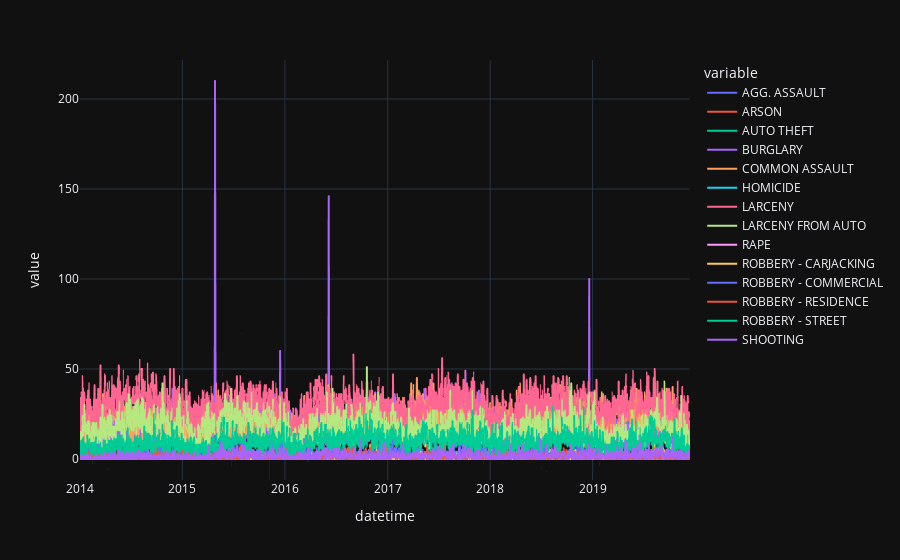

Notebook code for this chart:
### Code cell
fig = px.line(df,x='datetime',y=plot_cols,
             template='plotly_dark')
fig

### Figure 1 — Plotly figure (JSON) as saved in the notebook; plotly's stock layout.template omitted (floating-point values rounded to 4 significant figures; data arrays with more than 128 entries replaced by an {"elided": "..."} marker saying what was removed)
{"data": [{"hovertemplate": "variable=AGG. ASSAULT<br>datetime=%{x}<br>value=%{y}<extra></extra>", "legendgroup": "AGG. ASSAULT", "line": {"color": "#636efa", "dash": "solid"}, "mode": "lines", "name": "AGG. ASSAULT", "showlegend": true, "type": "scattergl", "x": {"elided": "2174 str values"}, "xaxis": "x", "y": {"elided": "2174 int values"}, "yaxis": "y"}, {"hovertemplate": "variable=ARSON<br>datetime=%{x}<br>value=%{y}<extra></extra>", "legendgroup": "ARSON", "line": {"color": "#EF553B", "dash": "solid"}, "mode": "lines", "name": "ARSON", "showlegend": true, "type": "scattergl", "x": {"elided": "2174 str values"}, "xaxis": "x", "y": {"elided": "2174 int values"}, "yaxis": "y"}, {"hovertemplate": "variable=AUTO THEFT<br>datetime=%{x}<br>value=%{y}<extra></extra>", "legendgroup": "AUTO THEFT", "line": {"color": "#00cc96", "dash": "solid"}, "mode": "lines", "name": "AUTO THEFT", "showlegend": true, "type": "scattergl", "x": {"elided": "2174 str values"}, "xaxis": "x", "y": {"elided": "2174 int values"}, "yaxis": "y"}, {"hovertemplate": "variable=BURGLARY<br>datetime=%{x}<br>value=%{y}<extra></extra>", "legendgroup": "BURGLARY", "line": {"color": "#ab63fa", "dash": "solid"}, "mode": "lines", "name": "BURGLARY", "showlegend": true, "type": "scattergl", "x": {"elided": "2174 str values"}, "xaxis": "x", "y": {"elided": "2174 int values"}, "yaxis": "y"}, {"hovertemplate": "variable=COMMON ASSAULT<br>datetime=%{x}<br>value=%{y}<extra></extra>", "legendgroup": "COMMON ASSAULT", "line": {"color": "#FFA15A", "dash": "solid"}, "mode": "lines", "name": "COMMON ASSAULT", "showlegend": true, "type": "scattergl", "x": {"elided": "2174 str values"}, "xaxis": "x", "y": {"elided": "2174 int values"}, "yaxis": "y"}, {"hovertemplate": "variable=HOMICIDE<br>datetime=%{x}<br>value=%{y}<extra></extra>", "legendgroup": "HOMICIDE", "line": {"color": "#19d3f3", "dash": "solid"}, "mode": "lines", "name": "HOMICIDE", "showlegend": true, "type": "scattergl", "x": {"elided": "2174 str values"}, "xaxis": "x", "y": {"elided": "2174 int values"}, "yaxis": "y"}, {"hovertemplate": "variable=LARCENY<br>datetime=%{x}<br>value=%{y}<extra></extra>", "legendgroup": "LARCENY", "line": {"color": "#FF6692", "dash": "solid"}, "mode": "lines", "name": "LARCENY", "showlegend": true, "type": "scattergl", "x": {"elided": "2174 str values"}, "xaxis": "x", "y": {"elided": "2174 int values"}, "yaxis": "y"}, {"hovertemplate": "variable=LARCENY FROM AUTO<br>datetime=%{x}<br>value=%{y}<extra></extra>", "legendgroup": "LARCENY FROM AUTO", "line": {"color": "#B6E880", "dash": "solid"}, "mode": "lines", "name": "LARCENY FROM AUTO", "showlegend": true, "type": "scattergl", "x": {"elided": "2174 str values"}, "xaxis": "x", "y": {"elided": "2174 int values"}, "yaxis": "y"}, {"hovertemplate": "variable=RAPE<br>datetime=%{x}<br>value=%{y}<extra></extra>", "legendgroup": "RAPE", "line": {"color": "#FF97FF", "dash": "solid"}, "mode": "lines", "name": "RAPE", "showlegend": true, "type": "scattergl", "x": {"elided": "2174 str values"}, "xaxis": "x", "y": {"elided": "2174 int values"}, "yaxis": "y"}, {"hovertemplate": "variable=ROBBERY - CARJACKING<br>datetime=%{x}<br>value=%{y}<extra></extra>", "legendgroup": "ROBBERY - CARJACKING", "line": {"color": "#FECB52", "dash": "solid"}, "mode": "lines", "name": "ROBBERY - CARJACKING", "showlegend": true, "type": "scattergl", "x": {"elided": "2174 str values"}, "xaxis": "x", "y": {"elided": "2174 int values"}, "yaxis": "y"}, {"hovertemplate": "variable=ROBBERY - COMMERCIAL<br>datetime=%{x}<br>value=%{y}<extra></extra>", "legendgroup": "ROBBERY - COMMERCIAL", "line": {"color": "#636efa", "dash": "solid"}, "mode": "lines", "name": "ROBBERY - COMMERCIAL", "showlegend": true, "type": "scattergl", "x": {"elided": "2174 str values"}, "xaxis": "x", "y": {"elided": "2174 int values"}, "yaxis": "y"}, {"hovertemplate": "variable=ROBBERY - RESIDENCE<br>datetime=%{x}<br>value=%{y}<extra></extra>", "legendgroup": "ROBBERY - RESIDENCE", "line": {"color": "#EF553B", "dash": "solid"}, "mode": "lines", "name": "ROBBERY - RESIDENCE", "showlegend": true, "type": "scattergl", "x": {"elided": "2174 str values"}, "xaxis": "x", "y": {"elided": "2174 int values"}, "yaxis": "y"}, {"hovertemplate": "variable=ROBBERY - STREET<br>datetime=%{x}<br>value=%{y}<extra></extra>", "legendgroup": "ROBBERY - STREET", "line": {"color": "#00cc96", "dash": "solid"}, "mode": "lines", "name": "ROBBERY - STREET", "showlegend": true, "type": "scattergl", "x": {"elided": "2174 str values"}, "xaxis": "x", "y": {"elided": "2174 int values"}, "yaxis": "y"}, {"hovertemplate": "variable=SHOOTING<br>datetime=%{x}<br>value=%{y}<extra></extra>", "legendgroup": "SHOOTING", "line": {"color": "#ab63fa", "dash": "solid"}, "mode": "lines", "name": "SHOOTING", "showlegend": true, "type": "scattergl", "x": {"elided": "2174 str values"}, "xaxis": "x", "y": {"elided": "2174 int values"}, "yaxis": "y"}], "layout": {"legend": {"title": {"text": "variable"}, "tracegroupgap": 0}, "margin": {"t": 60}, "xaxis": {"anchor": "y", "domain": [0, 1], "title": {"text": "datetime"}}, "yaxis": {"anchor": "x", "domain": [0, 1], "title": {"text": "value"}}}}
